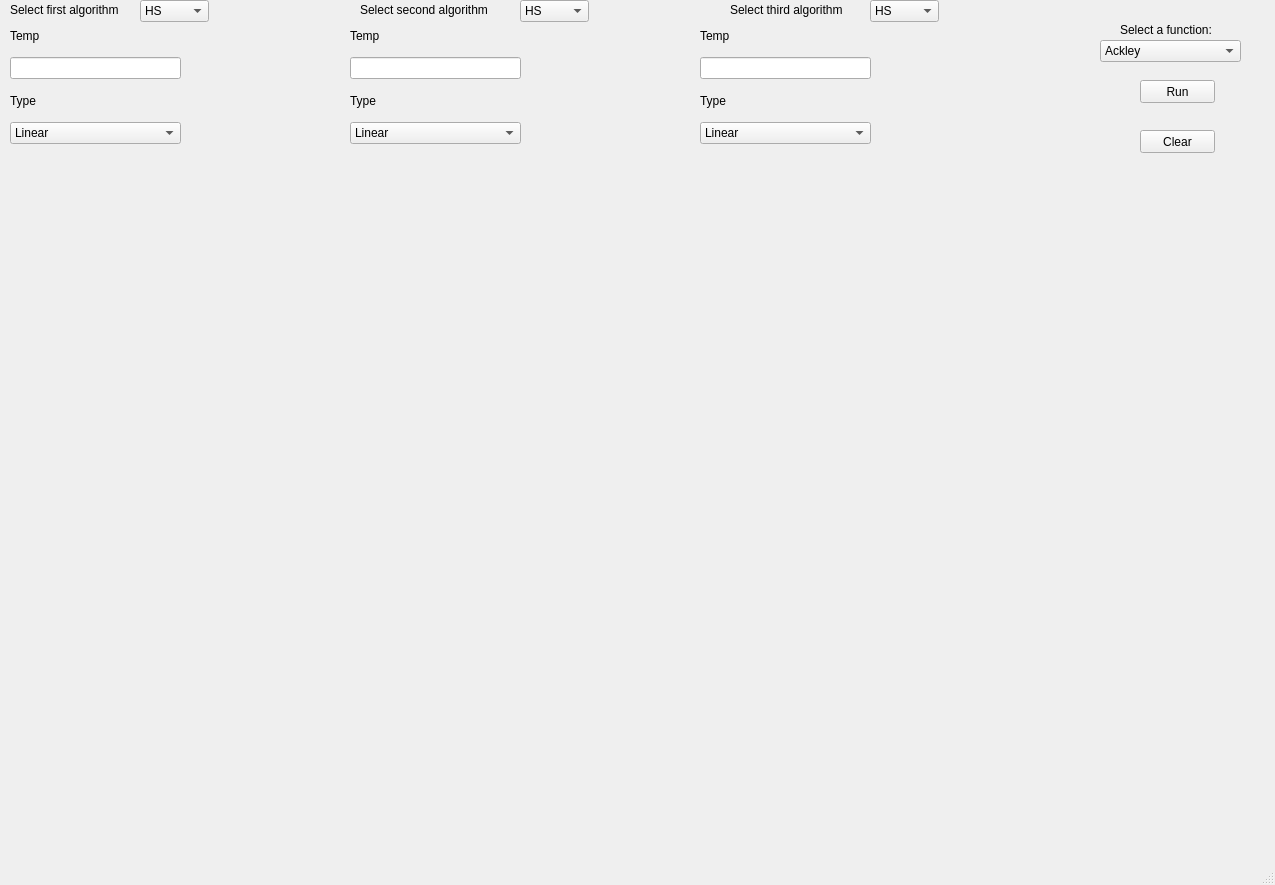
<?xml version="1.0" encoding="UTF-8"?>
<ui version="4.0">
 <class>MainWindow</class>
 <widget class="QMainWindow" name="MainWindow">
  <property name="geometry">
   <rect>
    <x>0</x>
    <y>0</y>
    <width>1275</width>
    <height>885</height>
   </rect>
  </property>
  <property name="windowTitle">
   <string>MainWindow</string>
  </property>
  <property name="layoutDirection">
   <enum>Qt::LeftToRight</enum>
  </property>
  <property name="autoFillBackground">
   <bool>false</bool>
  </property>
  <widget class="QWidget" name="centralwidget">
   <widget class="QComboBox" name="algorithm_comboBox">
    <property name="geometry">
     <rect>
      <x>140</x>
      <y>0</y>
      <width>69</width>
      <height>22</height>
     </rect>
    </property>
    <item>
     <property name="text">
      <string>HS</string>
     </property>
    </item>
    <item>
     <property name="text">
      <string>SA</string>
     </property>
    </item>
    <item>
     <property name="text">
      <string>GWO</string>
     </property>
    </item>
    <item>
     <property name="text">
      <string>PSO</string>
     </property>
    </item>
    <item>
     <property name="text">
      <string>GA</string>
     </property>
    </item>
   </widget>
   <widget class="QLabel" name="algorithm_label">
    <property name="geometry">
     <rect>
      <x>10</x>
      <y>0</y>
      <width>121</width>
      <height>20</height>
     </rect>
    </property>
    <property name="text">
     <string>Select first algorithm</string>
    </property>
   </widget>
   <widget class="QStackedWidget" name="stackedWidget">
    <property name="geometry">
     <rect>
      <x>10</x>
      <y>20</y>
      <width>351</width>
      <height>201</height>
     </rect>
    </property>
    <property name="currentIndex">
     <number>1</number>
    </property>
    <widget class="QWidget" name="HS">
     <widget class="QWidget" name="horizontalLayoutWidget_2">
      <property name="geometry">
       <rect>
        <x>10</x>
        <y>10</y>
        <width>321</width>
        <height>191</height>
       </rect>
      </property>
      <layout class="QHBoxLayout" name="horizontalLayout_3">
       <item>
        <layout class="QVBoxLayout" name="verticalLayout_7">
         <item>
          <widget class="QLabel" name="label_10">
           <property name="text">
            <string>HMS</string>
           </property>
          </widget>
         </item>
         <item>
          <widget class="QLineEdit" name="HS_HWS"/>
         </item>
         <item>
          <widget class="QLabel" name="label_11">
           <property name="text">
            <string>Iteration Count</string>
           </property>
          </widget>
         </item>
         <item>
          <widget class="QLineEdit" name="HS_iterCount"/>
         </item>
         <item>
          <widget class="QLabel" name="label_12">
           <property name="text">
            <string>HMCR</string>
           </property>
          </widget>
         </item>
         <item>
          <widget class="QLineEdit" name="HS_HMCR"/>
         </item>
        </layout>
       </item>
       <item>
        <layout class="QVBoxLayout" name="verticalLayout_6">
         <item>
          <widget class="QLabel" name="label_8">
           <property name="text">
            <string>PAR</string>
           </property>
          </widget>
         </item>
         <item>
          <widget class="QLineEdit" name="HS_PAR"/>
         </item>
         <item>
          <widget class="QLabel" name="label">
           <property name="text">
            <string>BW</string>
           </property>
          </widget>
         </item>
         <item>
          <widget class="QLineEdit" name="HS_BW"/>
         </item>
         <item>
          <widget class="QLabel" name="label_9">
           <property name="text">
            <string>NNEW</string>
           </property>
          </widget>
         </item>
         <item>
          <widget class="QLineEdit" name="HS_NNEW"/>
         </item>
        </layout>
       </item>
      </layout>
     </widget>
    </widget>
    <widget class="QWidget" name="SA">
     <widget class="QWidget" name="verticalLayoutWidget_5">
      <property name="geometry">
       <rect>
        <x>0</x>
        <y>0</y>
        <width>171</width>
        <height>124</height>
       </rect>
      </property>
      <layout class="QVBoxLayout" name="verticalLayout_8">
       <item>
        <widget class="QLabel" name="label_13">
         <property name="text">
          <string>Temp</string>
         </property>
        </widget>
       </item>
       <item>
        <widget class="QLineEdit" name="sa_temp"/>
       </item>
       <item>
        <widget class="QLabel" name="label_14">
         <property name="text">
          <string>Type</string>
         </property>
        </widget>
       </item>
       <item>
        <widget class="QComboBox" name="SA_type_1">
         <item>
          <property name="text">
           <string>Linear</string>
          </property>
         </item>
         <item>
          <property name="text">
           <string>Geometric</string>
          </property>
         </item>
        </widget>
       </item>
      </layout>
     </widget>
    </widget>
    <widget class="QWidget" name="GWO">
     <widget class="QWidget" name="verticalLayoutWidget_6">
      <property name="geometry">
       <rect>
        <x>0</x>
        <y>0</y>
        <width>211</width>
        <height>201</height>
       </rect>
      </property>
      <layout class="QVBoxLayout" name="verticalLayout_9">
       <item>
        <widget class="QLabel" name="label_15">
         <property name="text">
          <string>Dimension</string>
         </property>
        </widget>
       </item>
       <item>
        <widget class="QLineEdit" name="GWO_dim"/>
       </item>
       <item>
        <widget class="QLabel" name="label_16">
         <property name="text">
          <string>SearchAgents_no</string>
         </property>
        </widget>
       </item>
       <item>
        <widget class="QLineEdit" name="GWO_SearchAgentsNo"/>
       </item>
       <item>
        <widget class="QLabel" name="label_17">
         <property name="text">
          <string>Max_iter</string>
         </property>
        </widget>
       </item>
       <item>
        <widget class="QLineEdit" name="GWO_maxIter"/>
       </item>
       <item>
        <widget class="QLabel" name="label_18">
         <property name="text">
          <string>decrease_From</string>
         </property>
        </widget>
       </item>
       <item>
        <widget class="QLineEdit" name="GWO_decreaseFrom"/>
       </item>
      </layout>
     </widget>
    </widget>
    <widget class="QWidget" name="PSO">
     <widget class="QWidget" name="verticalLayoutWidget_9">
      <property name="geometry">
       <rect>
        <x>0</x>
        <y>0</y>
        <width>221</width>
        <height>151</height>
       </rect>
      </property>
      <layout class="QVBoxLayout" name="verticalLayout_16">
       <item>
        <widget class="QLabel" name="label_35">
         <property name="text">
          <string>Population size</string>
         </property>
        </widget>
       </item>
       <item>
        <widget class="QLineEdit" name="pso_pop_size"/>
       </item>
       <item>
        <widget class="QLabel" name="label_36">
         <property name="text">
          <string>Number of Generations</string>
         </property>
        </widget>
       </item>
       <item>
        <widget class="QLineEdit" name="pso_num_gen"/>
       </item>
      </layout>
     </widget>
    </widget>
    <widget class="QWidget" name="GA">
     <widget class="QWidget" name="horizontalLayoutWidget">
      <property name="geometry">
       <rect>
        <x>0</x>
        <y>0</y>
        <width>331</width>
        <height>191</height>
       </rect>
      </property>
      <layout class="QHBoxLayout" name="horizontalLayout_2">
       <item>
        <layout class="QVBoxLayout" name="verticalLayout_2">
         <item>
          <widget class="QLabel" name="label_2">
           <property name="text">
            <string>Dimension</string>
           </property>
          </widget>
         </item>
         <item>
          <widget class="QLineEdit" name="GA_dim"/>
         </item>
         <item>
          <widget class="QLabel" name="label_3">
           <property name="text">
            <string>Population Size</string>
           </property>
          </widget>
         </item>
         <item>
          <widget class="QLineEdit" name="GA_popSize"/>
         </item>
         <item>
          <widget class="QLabel" name="label_4">
           <property name="text">
            <string>Number of Generations</string>
           </property>
          </widget>
         </item>
         <item>
          <widget class="QLineEdit" name="GA_numOfGens"/>
         </item>
        </layout>
       </item>
       <item>
        <layout class="QVBoxLayout" name="verticalLayout_5">
         <item>
          <widget class="QLabel" name="label_5">
           <property name="text">
            <string>Mutation probability</string>
           </property>
          </widget>
         </item>
         <item>
          <widget class="QLineEdit" name="GA_mutProb"/>
         </item>
         <item>
          <widget class="QLabel" name="label_6">
           <property name="text">
            <string>Cross-over Type</string>
           </property>
          </widget>
         </item>
         <item>
          <widget class="QComboBox" name="GA_crossType"/>
         </item>
         <item>
          <widget class="QLabel" name="label_7">
           <property name="text">
            <string>Selection Type</string>
           </property>
          </widget>
         </item>
         <item>
          <widget class="QComboBox" name="GA_selectType"/>
         </item>
        </layout>
       </item>
      </layout>
     </widget>
    </widget>
   </widget>
   <widget class="QLabel" name="algorithm_label_2">
    <property name="geometry">
     <rect>
      <x>360</x>
      <y>0</y>
      <width>151</width>
      <height>20</height>
     </rect>
    </property>
    <property name="text">
     <string>Select second algorithm</string>
    </property>
   </widget>
   <widget class="QComboBox" name="algorithm_comboBox_2">
    <property name="geometry">
     <rect>
      <x>520</x>
      <y>0</y>
      <width>69</width>
      <height>22</height>
     </rect>
    </property>
    <item>
     <property name="text">
      <string>HS</string>
     </property>
    </item>
    <item>
     <property name="text">
      <string>SA</string>
     </property>
    </item>
    <item>
     <property name="text">
      <string>GWO</string>
     </property>
    </item>
    <item>
     <property name="text">
      <string>PSO</string>
     </property>
    </item>
    <item>
     <property name="text">
      <string>GA</string>
     </property>
    </item>
   </widget>
   <widget class="QComboBox" name="func_comboBox">
    <property name="geometry">
     <rect>
      <x>1100</x>
      <y>40</y>
      <width>141</width>
      <height>22</height>
     </rect>
    </property>
    <property name="editable">
     <bool>false</bool>
    </property>
    <item>
     <property name="text">
      <string>Ackley</string>
     </property>
    </item>
    <item>
     <property name="text">
      <string>Griewank</string>
     </property>
    </item>
    <item>
     <property name="text">
      <string>Schwefel</string>
     </property>
    </item>
    <item>
     <property name="text">
      <string>Rastrigin</string>
     </property>
    </item>
    <item>
     <property name="text">
      <string>Sphere</string>
     </property>
    </item>
    <item>
     <property name="text">
      <string>Perm</string>
     </property>
    </item>
    <item>
     <property name="text">
      <string>Zakharov</string>
     </property>
    </item>
    <item>
     <property name="text">
      <string>Rosenbrock</string>
     </property>
    </item>
    <item>
     <property name="text">
      <string>Dixon-Price</string>
     </property>
    </item>
   </widget>
   <widget class="QLabel" name="func_label">
    <property name="geometry">
     <rect>
      <x>1120</x>
      <y>20</y>
      <width>111</width>
      <height>20</height>
     </rect>
    </property>
    <property name="text">
     <string>Select a function:</string>
    </property>
   </widget>
   <widget class="QPushButton" name="Run_button">
    <property name="geometry">
     <rect>
      <x>1140</x>
      <y>80</y>
      <width>75</width>
      <height>23</height>
     </rect>
    </property>
    <property name="text">
     <string>Run</string>
    </property>
   </widget>
   <widget class="QWidget" name="verticalLayoutWidget">
    <property name="geometry">
     <rect>
      <x>20</x>
      <y>240</y>
      <width>1211</width>
      <height>581</height>
     </rect>
    </property>
    <layout class="QVBoxLayout" name="graphLayout">
     <item>
      <widget class="QWidget" name="graphWidget" native="true"/>
     </item>
    </layout>
   </widget>
   <widget class="QLabel" name="algorithm_label_3">
    <property name="geometry">
     <rect>
      <x>730</x>
      <y>0</y>
      <width>131</width>
      <height>20</height>
     </rect>
    </property>
    <property name="text">
     <string>Select third algorithm</string>
    </property>
   </widget>
   <widget class="QComboBox" name="algorithm_comboBox_3">
    <property name="geometry">
     <rect>
      <x>870</x>
      <y>0</y>
      <width>69</width>
      <height>22</height>
     </rect>
    </property>
    <item>
     <property name="text">
      <string>HS</string>
     </property>
    </item>
    <item>
     <property name="text">
      <string>SA</string>
     </property>
    </item>
    <item>
     <property name="text">
      <string>GWO</string>
     </property>
    </item>
    <item>
     <property name="text">
      <string>PSO</string>
     </property>
    </item>
    <item>
     <property name="text">
      <string>GA</string>
     </property>
    </item>
   </widget>
   <widget class="QPushButton" name="clearGraphButton">
    <property name="geometry">
     <rect>
      <x>1140</x>
      <y>130</y>
      <width>75</width>
      <height>23</height>
     </rect>
    </property>
    <property name="text">
     <string>Clear</string>
    </property>
   </widget>
   <widget class="QStackedWidget" name="stackedWidget_2">
    <property name="geometry">
     <rect>
      <x>350</x>
      <y>20</y>
      <width>351</width>
      <height>201</height>
     </rect>
    </property>
    <property name="currentIndex">
     <number>1</number>
    </property>
    <widget class="QWidget" name="HS_2">
     <widget class="QWidget" name="horizontalLayoutWidget_3">
      <property name="geometry">
       <rect>
        <x>10</x>
        <y>10</y>
        <width>321</width>
        <height>191</height>
       </rect>
      </property>
      <layout class="QHBoxLayout" name="horizontalLayout_4">
       <item>
        <layout class="QVBoxLayout" name="verticalLayout_10">
         <item>
          <widget class="QLabel" name="label_19">
           <property name="text">
            <string>HMS</string>
           </property>
          </widget>
         </item>
         <item>
          <widget class="QLineEdit" name="HS_HWS_2"/>
         </item>
         <item>
          <widget class="QLabel" name="label_20">
           <property name="text">
            <string>Iteration Count</string>
           </property>
          </widget>
         </item>
         <item>
          <widget class="QLineEdit" name="HS_iterCount_2"/>
         </item>
         <item>
          <widget class="QLabel" name="label_21">
           <property name="text">
            <string>HMCR</string>
           </property>
          </widget>
         </item>
         <item>
          <widget class="QLineEdit" name="HS_HMCR_2"/>
         </item>
        </layout>
       </item>
       <item>
        <layout class="QVBoxLayout" name="verticalLayout_11">
         <item>
          <widget class="QLabel" name="label_22">
           <property name="text">
            <string>PAR</string>
           </property>
          </widget>
         </item>
         <item>
          <widget class="QLineEdit" name="HS_PAR_2"/>
         </item>
         <item>
          <widget class="QLabel" name="label_23">
           <property name="text">
            <string>BW</string>
           </property>
          </widget>
         </item>
         <item>
          <widget class="QLineEdit" name="HS_BW_2"/>
         </item>
         <item>
          <widget class="QLabel" name="label_24">
           <property name="text">
            <string>NNEW</string>
           </property>
          </widget>
         </item>
         <item>
          <widget class="QLineEdit" name="HS_NNEW_2"/>
         </item>
        </layout>
       </item>
      </layout>
     </widget>
    </widget>
    <widget class="QWidget" name="SA_2">
     <widget class="QWidget" name="verticalLayoutWidget_7">
      <property name="geometry">
       <rect>
        <x>0</x>
        <y>0</y>
        <width>171</width>
        <height>124</height>
       </rect>
      </property>
      <layout class="QVBoxLayout" name="verticalLayout_12">
       <item>
        <widget class="QLabel" name="label_25">
         <property name="text">
          <string>Temp</string>
         </property>
        </widget>
       </item>
       <item>
        <widget class="QLineEdit" name="sa_temp_2"/>
       </item>
       <item>
        <widget class="QLabel" name="label_26">
         <property name="text">
          <string>Type</string>
         </property>
        </widget>
       </item>
       <item>
        <widget class="QComboBox" name="SA_type_2">
         <item>
          <property name="text">
           <string>Linear</string>
          </property>
         </item>
         <item>
          <property name="text">
           <string>Geometric</string>
          </property>
         </item>
        </widget>
       </item>
      </layout>
     </widget>
    </widget>
    <widget class="QWidget" name="GWO_2">
     <widget class="QWidget" name="verticalLayoutWidget_8">
      <property name="geometry">
       <rect>
        <x>0</x>
        <y>0</y>
        <width>211</width>
        <height>201</height>
       </rect>
      </property>
      <layout class="QVBoxLayout" name="verticalLayout_13">
       <item>
        <widget class="QLabel" name="label_27">
         <property name="text">
          <string>Dimension</string>
         </property>
        </widget>
       </item>
       <item>
        <widget class="QLineEdit" name="GWO_dim_2"/>
       </item>
       <item>
        <widget class="QLabel" name="label_28">
         <property name="text">
          <string>SearchAgents_no</string>
         </property>
        </widget>
       </item>
       <item>
        <widget class="QLineEdit" name="GWO_SearchAgentsNo_2"/>
       </item>
       <item>
        <widget class="QLabel" name="label_29">
         <property name="text">
          <string>Max_iter</string>
         </property>
        </widget>
       </item>
       <item>
        <widget class="QLineEdit" name="GWO_maxIter_2"/>
       </item>
       <item>
        <widget class="QLabel" name="label_30">
         <property name="text">
          <string>decrease_From</string>
         </property>
        </widget>
       </item>
       <item>
        <widget class="QLineEdit" name="GWO_decreaseFrom_2"/>
       </item>
      </layout>
     </widget>
    </widget>
    <widget class="QWidget" name="PSO_2">
     <widget class="QWidget" name="verticalLayoutWidget_10">
      <property name="geometry">
       <rect>
        <x>0</x>
        <y>0</y>
        <width>221</width>
        <height>151</height>
       </rect>
      </property>
      <layout class="QVBoxLayout" name="verticalLayout_17">
       <item>
        <widget class="QLabel" name="label_37">
         <property name="text">
          <string>Population size</string>
         </property>
        </widget>
       </item>
       <item>
        <widget class="QLineEdit" name="pso_pop_size_2"/>
       </item>
       <item>
        <widget class="QLabel" name="label_38">
         <property name="text">
          <string>Number of Generations</string>
         </property>
        </widget>
       </item>
       <item>
        <widget class="QLineEdit" name="pso_num_gen_2"/>
       </item>
      </layout>
     </widget>
    </widget>
    <widget class="QWidget" name="GA_2">
     <widget class="QWidget" name="horizontalLayoutWidget_4">
      <property name="geometry">
       <rect>
        <x>0</x>
        <y>0</y>
        <width>331</width>
        <height>191</height>
       </rect>
      </property>
      <layout class="QHBoxLayout" name="horizontalLayout_5">
       <item>
        <layout class="QVBoxLayout" name="verticalLayout_3">
         <item>
          <widget class="QLabel" name="label_31">
           <property name="text">
            <string>Dimension</string>
           </property>
          </widget>
         </item>
         <item>
          <widget class="QLineEdit" name="GA_dim_2"/>
         </item>
         <item>
          <widget class="QLabel" name="label_32">
           <property name="text">
            <string>Population Size</string>
           </property>
          </widget>
         </item>
         <item>
          <widget class="QLineEdit" name="GA_popSize_2"/>
         </item>
         <item>
          <widget class="QLabel" name="label_33">
           <property name="text">
            <string>Number of Generations</string>
           </property>
          </widget>
         </item>
         <item>
          <widget class="QLineEdit" name="GA_numOfGens_2"/>
         </item>
        </layout>
       </item>
       <item>
        <layout class="QVBoxLayout" name="verticalLayout_14">
         <item>
          <widget class="QLabel" name="label_34">
           <property name="text">
            <string>Mutation probability</string>
           </property>
          </widget>
         </item>
         <item>
          <widget class="QLineEdit" name="GA_mutProb_2"/>
         </item>
         <item>
          <widget class="QLabel" name="label_39">
           <property name="text">
            <string>Cross-over Type</string>
           </property>
          </widget>
         </item>
         <item>
          <widget class="QComboBox" name="GA_crossType_2"/>
         </item>
         <item>
          <widget class="QLabel" name="label_40">
           <property name="text">
            <string>Selection Type</string>
           </property>
          </widget>
         </item>
         <item>
          <widget class="QComboBox" name="GA_selectType_2"/>
         </item>
        </layout>
       </item>
      </layout>
     </widget>
    </widget>
   </widget>
   <widget class="QStackedWidget" name="stackedWidget_3">
    <property name="geometry">
     <rect>
      <x>700</x>
      <y>20</y>
      <width>351</width>
      <height>201</height>
     </rect>
    </property>
    <property name="currentIndex">
     <number>1</number>
    </property>
    <widget class="QWidget" name="HS_3">
     <widget class="QWidget" name="horizontalLayoutWidget_5">
      <property name="geometry">
       <rect>
        <x>10</x>
        <y>10</y>
        <width>321</width>
        <height>191</height>
       </rect>
      </property>
      <layout class="QHBoxLayout" name="horizontalLayout_6">
       <item>
        <layout class="QVBoxLayout" name="verticalLayout_15">
         <item>
          <widget class="QLabel" name="label_41">
           <property name="text">
            <string>HMS</string>
           </property>
          </widget>
         </item>
         <item>
          <widget class="QLineEdit" name="HS_HWS_3"/>
         </item>
         <item>
          <widget class="QLabel" name="label_42">
           <property name="text">
            <string>Iteration Count</string>
           </property>
          </widget>
         </item>
         <item>
          <widget class="QLineEdit" name="HS_iterCount_3"/>
         </item>
         <item>
          <widget class="QLabel" name="label_43">
           <property name="text">
            <string>HMCR</string>
           </property>
          </widget>
         </item>
         <item>
          <widget class="QLineEdit" name="HS_HMCR_3"/>
         </item>
        </layout>
       </item>
       <item>
        <layout class="QVBoxLayout" name="verticalLayout_18">
         <item>
          <widget class="QLabel" name="label_44">
           <property name="text">
            <string>PAR</string>
           </property>
          </widget>
         </item>
         <item>
          <widget class="QLineEdit" name="HS_PAR_3"/>
         </item>
         <item>
          <widget class="QLabel" name="label_45">
           <property name="text">
            <string>BW</string>
           </property>
          </widget>
         </item>
         <item>
          <widget class="QLineEdit" name="HS_BW_3"/>
         </item>
         <item>
          <widget class="QLabel" name="label_46">
           <property name="text">
            <string>NNEW</string>
           </property>
          </widget>
         </item>
         <item>
          <widget class="QLineEdit" name="HS_NNEW_3"/>
         </item>
        </layout>
       </item>
      </layout>
     </widget>
    </widget>
    <widget class="QWidget" name="SA_3">
     <widget class="QWidget" name="verticalLayoutWidget_11">
      <property name="geometry">
       <rect>
        <x>0</x>
        <y>0</y>
        <width>171</width>
        <height>124</height>
       </rect>
      </property>
      <layout class="QVBoxLayout" name="verticalLayout_19">
       <item>
        <widget class="QLabel" name="label_47">
         <property name="text">
          <string>Temp</string>
         </property>
        </widget>
       </item>
       <item>
        <widget class="QLineEdit" name="sa_temp_3"/>
       </item>
       <item>
        <widget class="QLabel" name="label_48">
         <property name="text">
          <string>Type</string>
         </property>
        </widget>
       </item>
       <item>
        <widget class="QComboBox" name="SA_type_3">
         <item>
          <property name="text">
           <string>Linear</string>
          </property>
         </item>
         <item>
          <property name="text">
           <string>Geometric</string>
          </property>
         </item>
        </widget>
       </item>
      </layout>
     </widget>
    </widget>
    <widget class="QWidget" name="GWO_3">
     <widget class="QWidget" name="verticalLayoutWidget_12">
      <property name="geometry">
       <rect>
        <x>0</x>
        <y>0</y>
        <width>211</width>
        <height>201</height>
       </rect>
      </property>
      <layout class="QVBoxLayout" name="verticalLayout_20">
       <item>
        <widget class="QLabel" name="label_49">
         <property name="text">
          <string>Dimension</string>
         </property>
        </widget>
       </item>
       <item>
        <widget class="QLineEdit" name="GWO_dim_3"/>
       </item>
       <item>
        <widget class="QLabel" name="label_50">
         <property name="text">
          <string>SearchAgents_no</string>
         </property>
        </widget>
       </item>
       <item>
        <widget class="QLineEdit" name="GWO_SearchAgentsNo_3"/>
       </item>
       <item>
        <widget class="QLabel" name="label_51">
         <property name="text">
          <string>Max_iter</string>
         </property>
        </widget>
       </item>
       <item>
        <widget class="QLineEdit" name="GWO_maxIter_3"/>
       </item>
       <item>
        <widget class="QLabel" name="label_52">
         <property name="text">
          <string>decrease_From</string>
         </property>
        </widget>
       </item>
       <item>
        <widget class="QLineEdit" name="GWO_decreaseFrom_3"/>
       </item>
      </layout>
     </widget>
    </widget>
    <widget class="QWidget" name="PSO_3">
     <widget class="QWidget" name="verticalLayoutWidget_13">
      <property name="geometry">
       <rect>
        <x>0</x>
        <y>0</y>
        <width>221</width>
        <height>151</height>
       </rect>
      </property>
      <layout class="QVBoxLayout" name="verticalLayout_21">
       <item>
        <widget class="QLabel" name="label_53">
         <property name="text">
          <string>Population size</string>
         </property>
        </widget>
       </item>
       <item>
        <widget class="QLineEdit" name="pso_pop_size_3"/>
       </item>
       <item>
        <widget class="QLabel" name="label_54">
         <property name="text">
          <string>Number of Generations</string>
         </property>
        </widget>
       </item>
       <item>
        <widget class="QLineEdit" name="pso_num_gen_3"/>
       </item>
      </layout>
     </widget>
    </widget>
    <widget class="QWidget" name="GA_3">
     <widget class="QWidget" name="horizontalLayoutWidget_6">
      <property name="geometry">
       <rect>
        <x>0</x>
        <y>0</y>
        <width>331</width>
        <height>191</height>
       </rect>
      </property>
      <layout class="QHBoxLayout" name="horizontalLayout_7">
       <item>
        <layout class="QVBoxLayout" name="verticalLayout_4">
         <item>
          <widget class="QLabel" name="label_55">
           <property name="text">
            <string>Dimension</string>
           </property>
          </widget>
         </item>
         <item>
          <widget class="QLineEdit" name="GA_dim_3"/>
         </item>
         <item>
          <widget class="QLabel" name="label_56">
           <property name="text">
            <string>Population Size</string>
           </property>
          </widget>
         </item>
         <item>
          <widget class="QLineEdit" name="GA_popSize_3"/>
         </item>
         <item>
          <widget class="QLabel" name="label_57">
           <property name="text">
            <string>Number of Generations</string>
           </property>
          </widget>
         </item>
         <item>
          <widget class="QLineEdit" name="GA_numOfGens_3"/>
         </item>
        </layout>
       </item>
       <item>
        <layout class="QVBoxLayout" name="verticalLayout_22">
         <item>
          <widget class="QLabel" name="label_58">
           <property name="text">
            <string>Mutation probability</string>
           </property>
          </widget>
         </item>
         <item>
          <widget class="QLineEdit" name="GA_mutProb_3"/>
         </item>
         <item>
          <widget class="QLabel" name="label_59">
           <property name="text">
            <string>Cross-over Type</string>
           </property>
          </widget>
         </item>
         <item>
          <widget class="QComboBox" name="GA_crossType_3"/>
         </item>
         <item>
          <widget class="QLabel" name="label_60">
           <property name="text">
            <string>Selection Type</string>
           </property>
          </widget>
         </item>
         <item>
          <widget class="QComboBox" name="GA_selectType_3"/>
         </item>
        </layout>
       </item>
      </layout>
     </widget>
    </widget>
   </widget>
   <zorder>algorithm_comboBox</zorder>
   <zorder>algorithm_label</zorder>
   <zorder>stackedWidget</zorder>
   <zorder>algorithm_label_2</zorder>
   <zorder>algorithm_comboBox_2</zorder>
   <zorder>func_comboBox</zorder>
   <zorder>func_label</zorder>
   <zorder>Run_button</zorder>
   <zorder>verticalLayoutWidget</zorder>
   <zorder>algorithm_label_3</zorder>
   <zorder>algorithm_comboBox_3</zorder>
   <zorder>clearGraphButton</zorder>
   <zorder>stackedWidget_3</zorder>
   <zorder>stackedWidget_2</zorder>
  </widget>
  <widget class="QMenuBar" name="menubar">
   <property name="geometry">
    <rect>
     <x>0</x>
     <y>0</y>
     <width>1275</width>
     <height>26</height>
    </rect>
   </property>
  </widget>
  <widget class="QStatusBar" name="statusbar"/>
 </widget>
 <tabstops>
  <tabstop>algorithm_comboBox</tabstop>
 </tabstops>
 <resources/>
 <connections/>
</ui>
